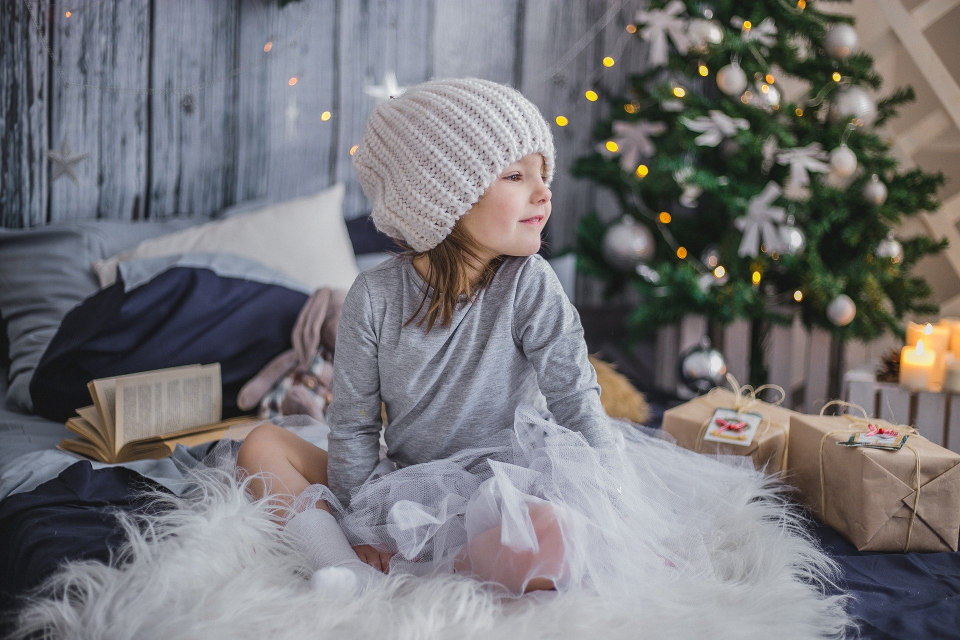
#> input picture img/girl.jpg, 1920 x 1280 px (shown at 1/2 size)
$ jupyter execute getAffineTransform.ipynb   (older library calls are emulated)
#> lines starting #> are read from the running program, lines starting #| are printed output that depends on the picture
# cv2.cv.getAffineTransform(src,dst)

### 概要
任意のアフィン変換のための変換行列を作成する関数です!

### 要点
・アフィン変換は任意の平行四辺形から別の任意の平行四辺形への変換のため、平行四辺形は3点が決定すれば残りの1点も決まるので、変換前の3点の座標と変換後の3点の座標が与えられればアフィン変換の変換行列は一意に決まる。

・そのため、引数は変換前の3点の座標と変換後の3点の座標となる

### 引数(公式リファレンスから引用)
**src**	        変換前の3点の座標。

**dst**         変換後の3点の座標

### 戻り値
**mat**	      変換行列
### 参考URL
[公式ドキュメント](https://docs.opencv.org/4.0.1/da/d54/group__imgproc__transform.html#ga8f6d378f9f8eebb5cb55cd3ae295a999)

[Python, OpenCVで幾何変換アフィン変換・射影変換など](https://note.nkmk.me/python-opencv-warp-affine-perspective/)

[cell 1]
import cv2
import matplotlib.pyplot as plt
import numpy as np
#from ipywidgets import interact

[cell 2]
img  = cv2.imread("../img/girl.jpg")
#> img is the input picture: shape (1280, 1920, 3); mean B, G, R 119.5, 116.4, 117.6
plt.rcParams['figure.figsize'] = (20 ,20)  #pltのサイズを変更
plt.subplots_adjust(wspace=0.3, hspace=0.2)


def main():
    img2 =  img.copy()
    src_pts = np.array([[30, 30], [50, 200], [350, 50]], dtype=np.float32)#変換前の三点
    dst_pts = np.array([[90, 20], [140, 170], [280, 80]], dtype=np.float32)#変換後の3点

    mat = cv2.getAffineTransform(src_pts, dst_pts)#変換行列を作成

    img2 = cv2.warpAffine(img2, mat, (int(img2.shape[1]/1), int(img2.shape[0]/1)))#バイオリニア補間
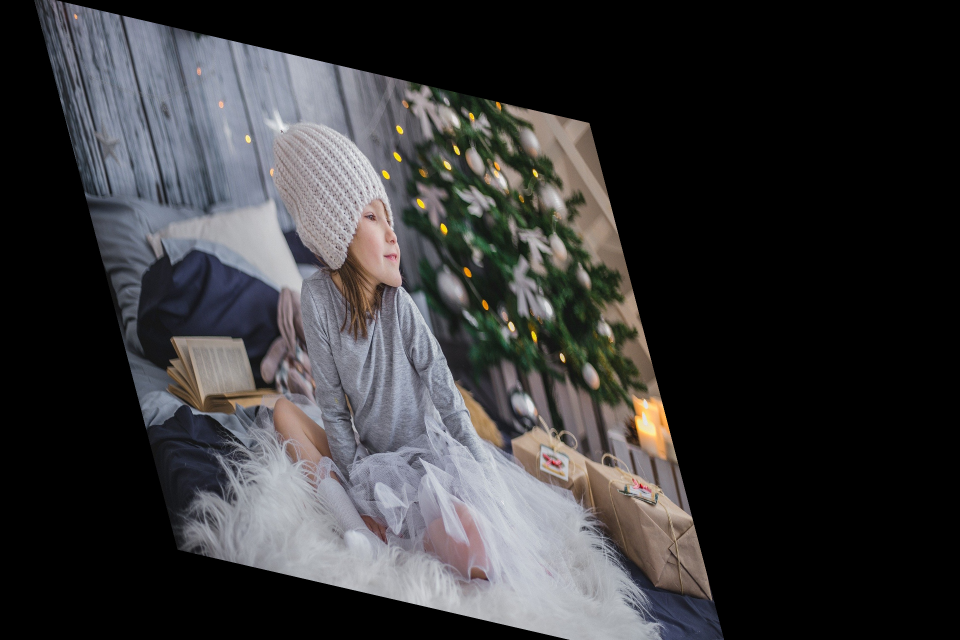
#> img2: shape (1280, 1920, 3) (shown at 1/2 size); mean B, G, R 55.9, 54.5, 55.1


    #元画像
    plt.subplot(1,2,1)
    plt.title("origin")
    plt.imshow(cv2.cvtColor(img, cv2.COLOR_BGR2RGB))

    #バイリニア補間でアフィン変換
    plt.subplot(1,2,2)
    plt.title("bilinear")
    plt.imshow(cv2.cvtColor(img2, cv2.COLOR_BGR2RGB))


    plt.show()
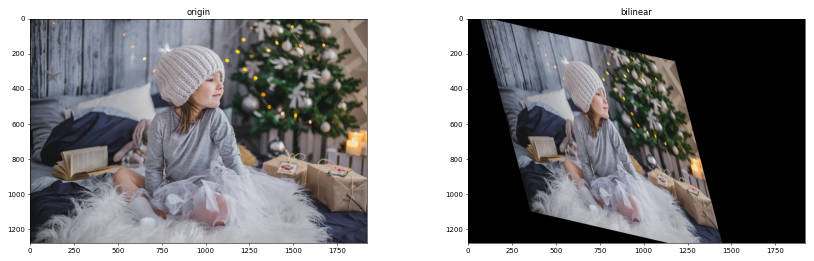
#> figure drawn by matplotlib, 2 panels
main()

$ run again, with img/tower.jpg copied over img/girl.jpg
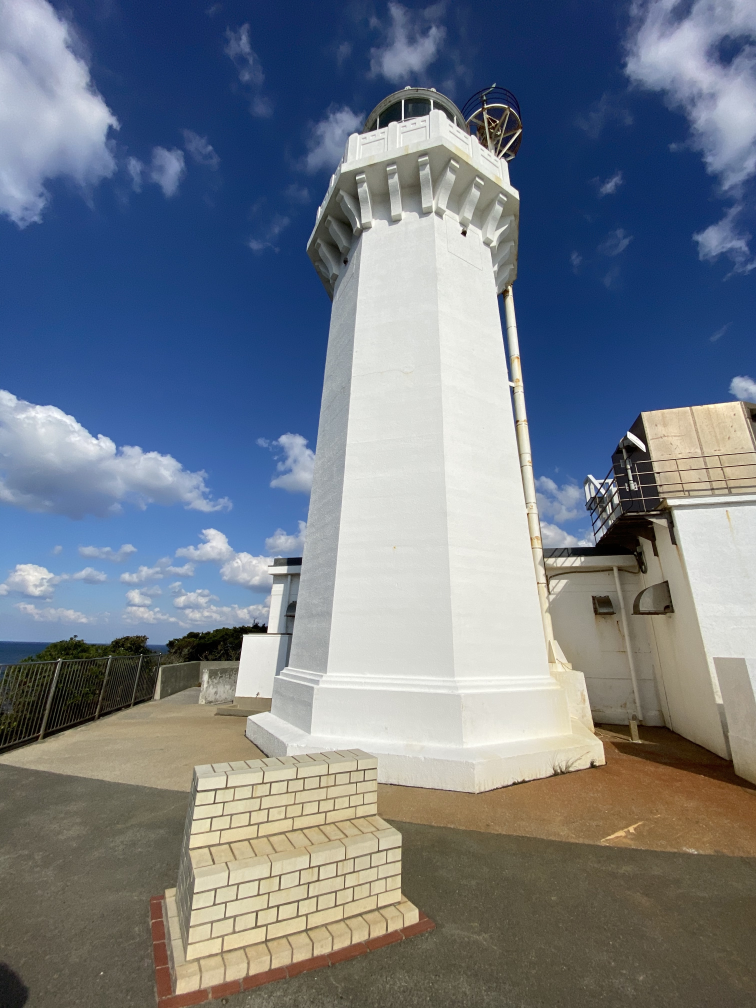
#> input picture img/tower.jpg, 3024 x 4032 px (shown at 1/4 size)
#> img is the input picture: shape (4032, 3024, 3); mean B, G, R 134.8, 123.8, 115.4
#> in main, `img2 = cv2.warpAffine(img2, mat, (int(img2.shape[1]/1), int(img2.shape..`:
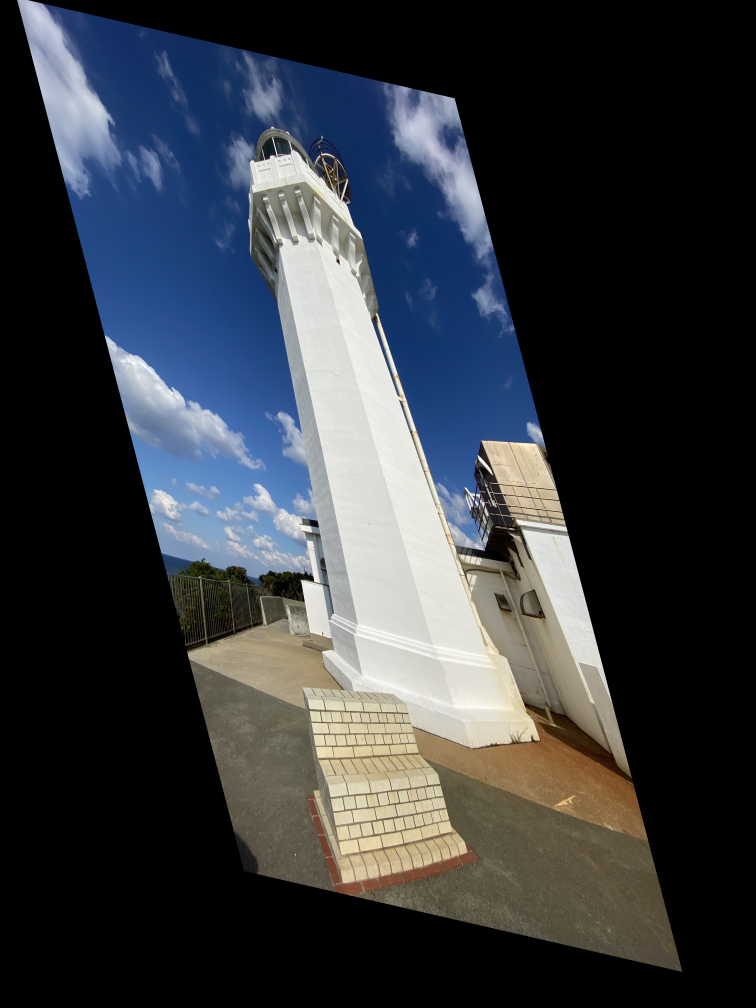
#> img2: shape (4032, 3024, 3) (shown at 1/4 size); mean B, G, R 63.7, 58.5, 54.5
#> in main, `plt.show()`:
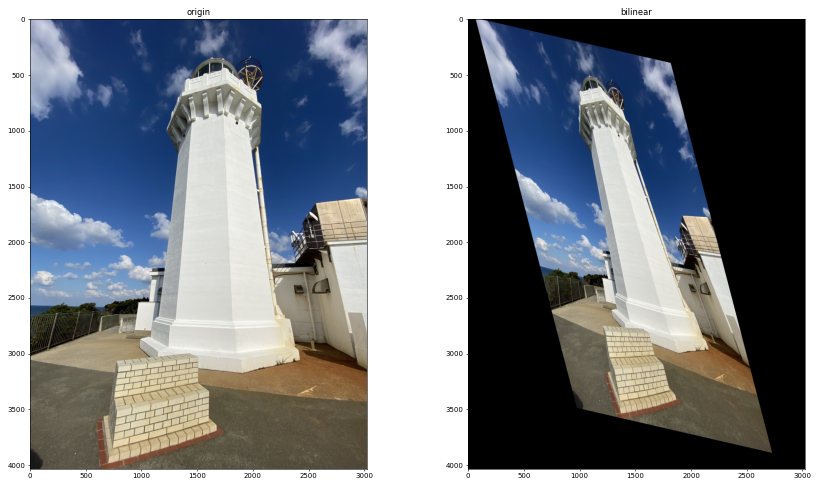
#> figure drawn by matplotlib, 2 panels
